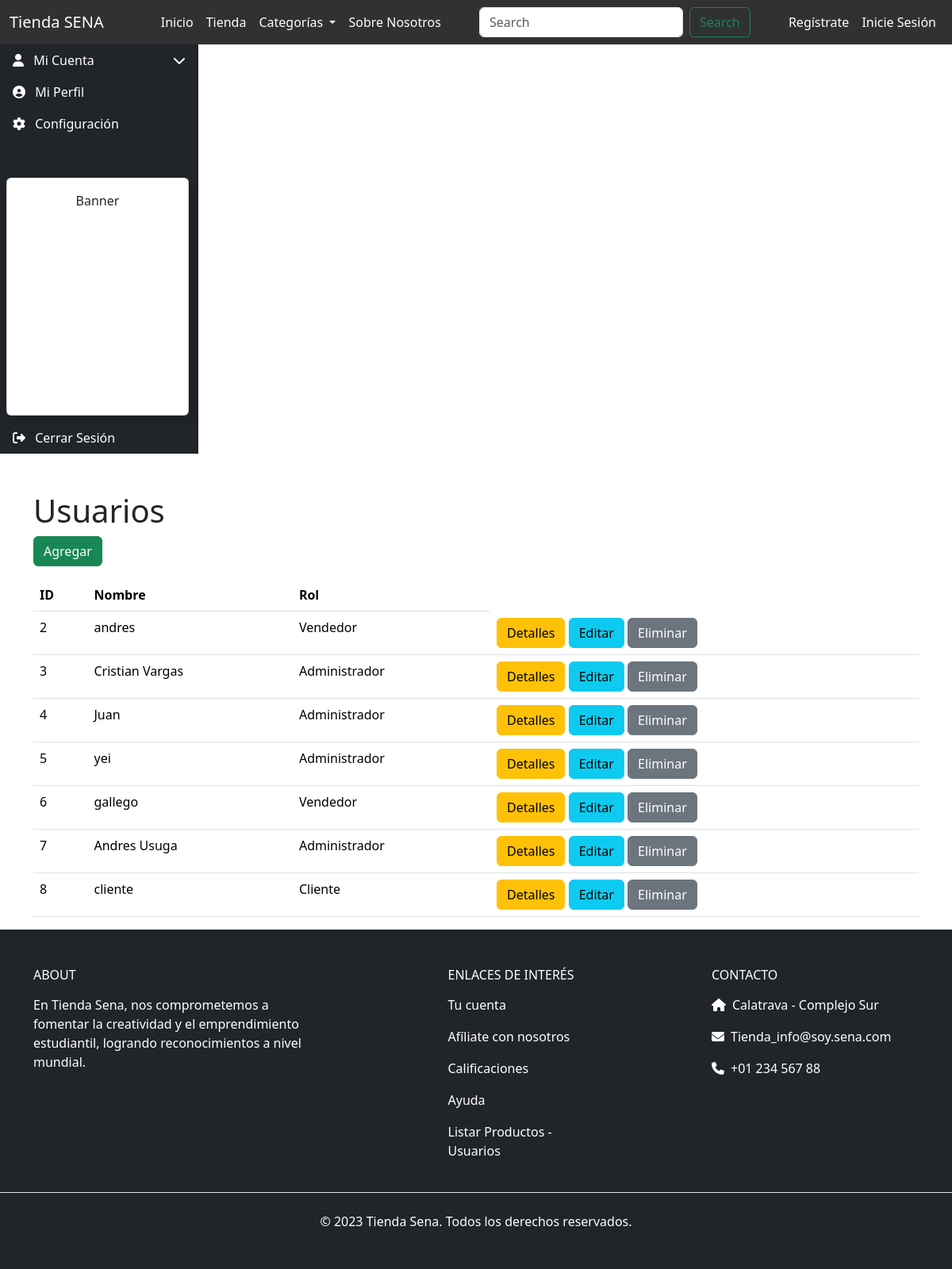
Before: /usuarios with the older database file.
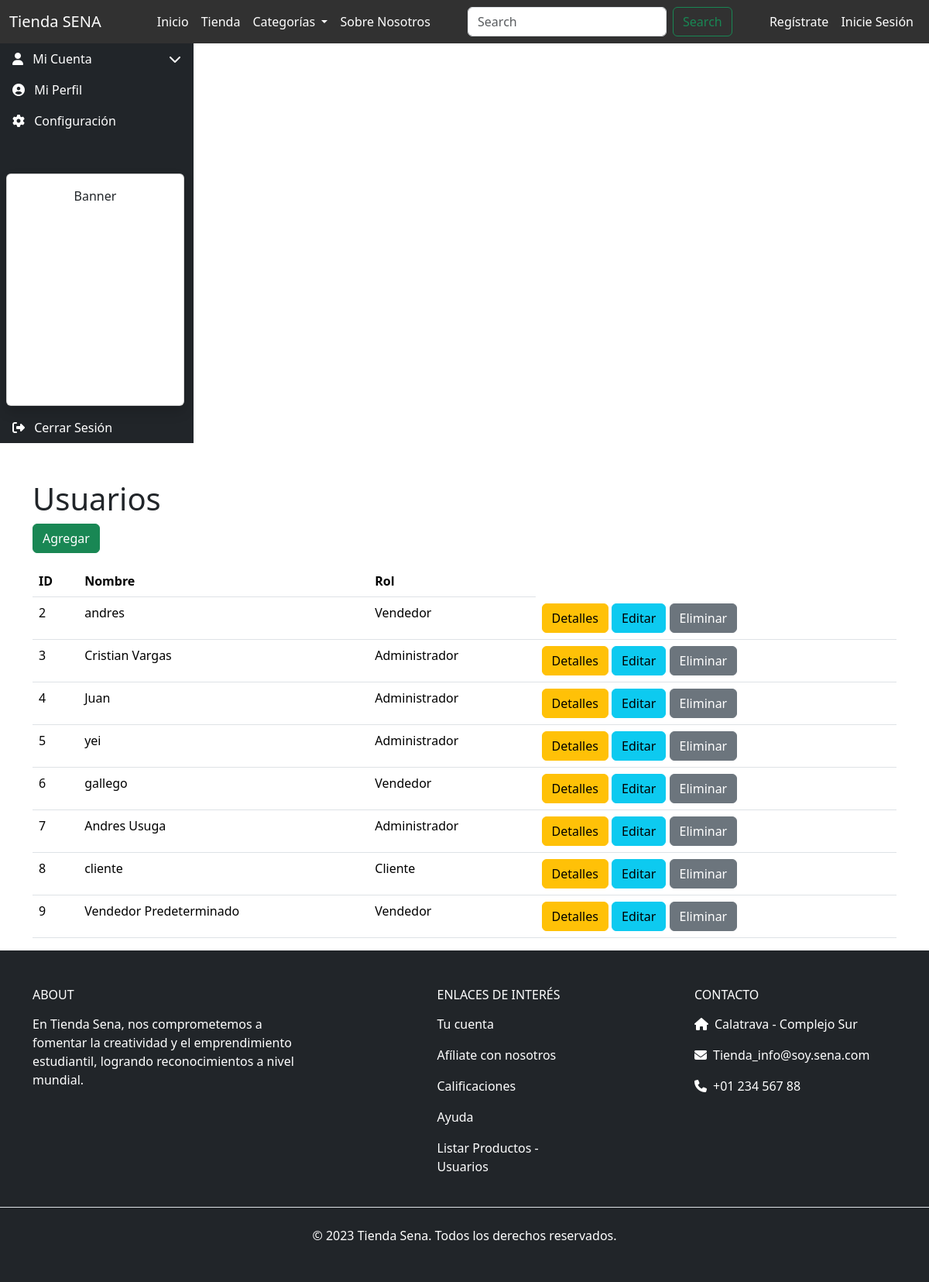
After: the same page with the newer database file.
### tienda_sena/models.py (models this page shows, shortened)
class Usuario(models.Model):
    nombre_apellido = models.CharField(max_length=150)
    documento = models.CharField(max_length=20, default="000000")
    contacto = models.IntegerField(default=0)
    correo = models.CharField(max_length=254)
    password = models.CharField(max_length=254)
    ROLES = (
        (1, "Administrador"),
        (2, "Cliente"),
        (3, "Vendedor"),
    )
    rol = models.IntegerField(choices=ROLES, default=2)
    imagen_perfil = models.ImageField(upload_to='usuarios/', null=True, blank=True)  # Campo para la foto de perfil
    direccion = models.CharField(max_length=254, default="none")

### tienda_sena/views.py (the view)
# urls.py: path('usuarios', views.usuarios, name='usuarios'),
def usuarios(request):
    q = Usuario.objects.all()
    contexto = { "data": q }
    return render(request, "administrador/usuarios/listar_usuarios.html", contexto)

### tienda_sena/context_processors.py (called while the page is built)
def categorias(request):
    categorias = Producto.CATEGORIAS
    return {'categorias': categorias}

def colores(request):
    colores = Producto.COLORES
    return {'colores': colores}

### tienda_sena/templates/administrador/usuarios/listar_usuarios.html
{% extends 'bases/base.html' %}
{% load static %}
{% block main %}
<div class="d-flex flex-wrap content">
    {% include 'bases/_sidebar_usuario.html' %}
    <div class="container mt-5">
        <h1>Usuarios</h1>
        <a href="{% url 'agregar_usuario' %}" class="btn btn-success mb-3">Agregar</a>
        <table class="table">
            <thead>
                <tr>
                    <th>ID</th>
                    <th>Nombre</th>
                    <th>Rol</th>
                </tr>
            </thead>
            <tbody>
                {% for x in data %}
                    <tr>
                        <td>{{ x.id }}</td>
                        <td>{{ x.nombre_apellido }}</td>
                        <td>{{ x.get_rol_display }}</td>
                        <td>
                            <a href="{% url 'perfil_usuario_id' x.id %}" class="btn btn-warning">Detalles</a>
                            <a href="{% url 'editar_usuario' x.id %}" class="btn btn-info">Editar</a>
                            <a href="{% url 'eliminar_usuario' x.id %}" class="btn btn-secondary">Eliminar</a>
                        </td>
                    </tr>
                {% endfor %}
            </tbody>
        </table>
    </div>
</div>
{% endblock %}

Changed rows visible on the page:
added Usuario: id "9", nombre_apellido "Vendedor Predeterminado", rol "Vendedor"
